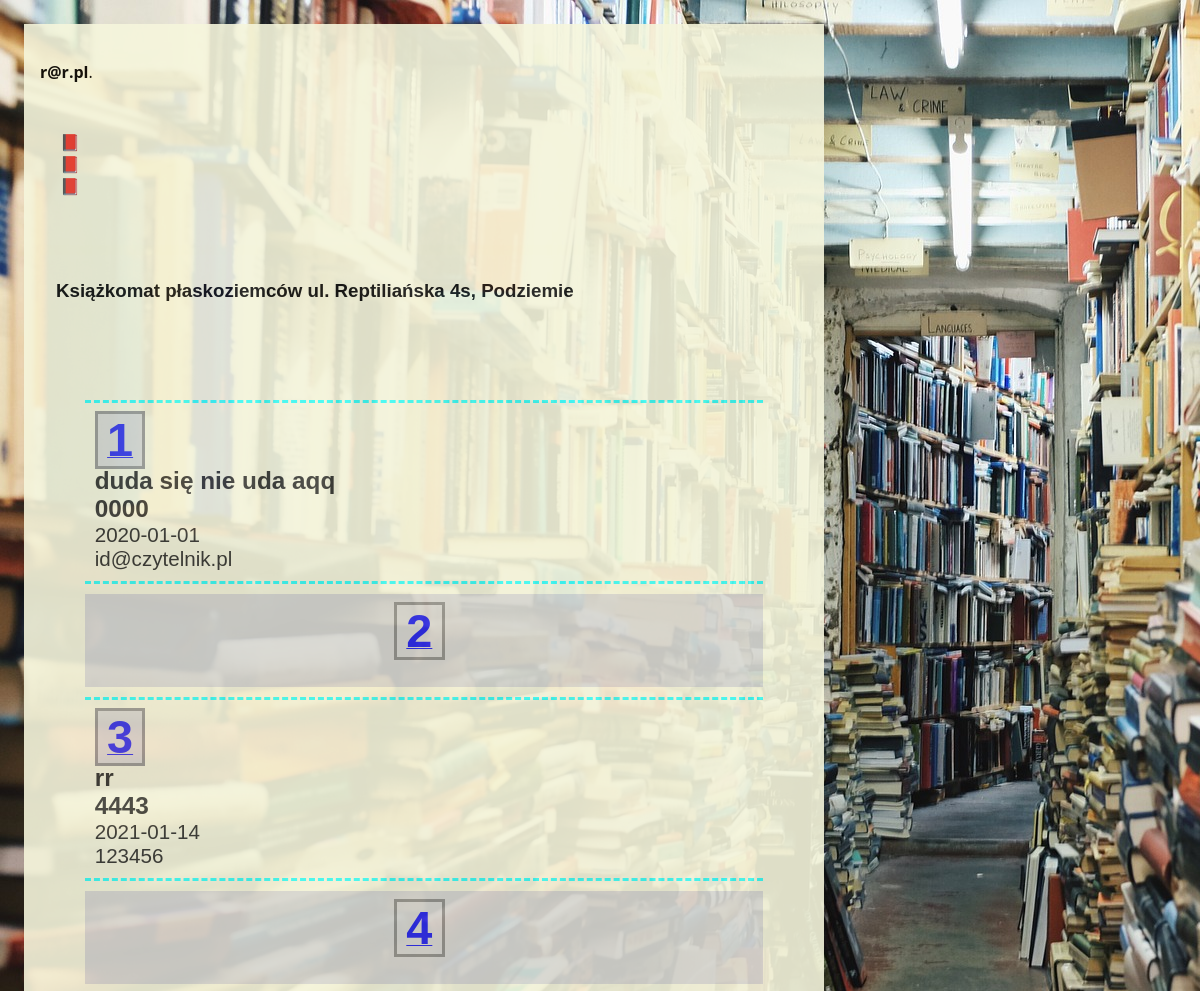
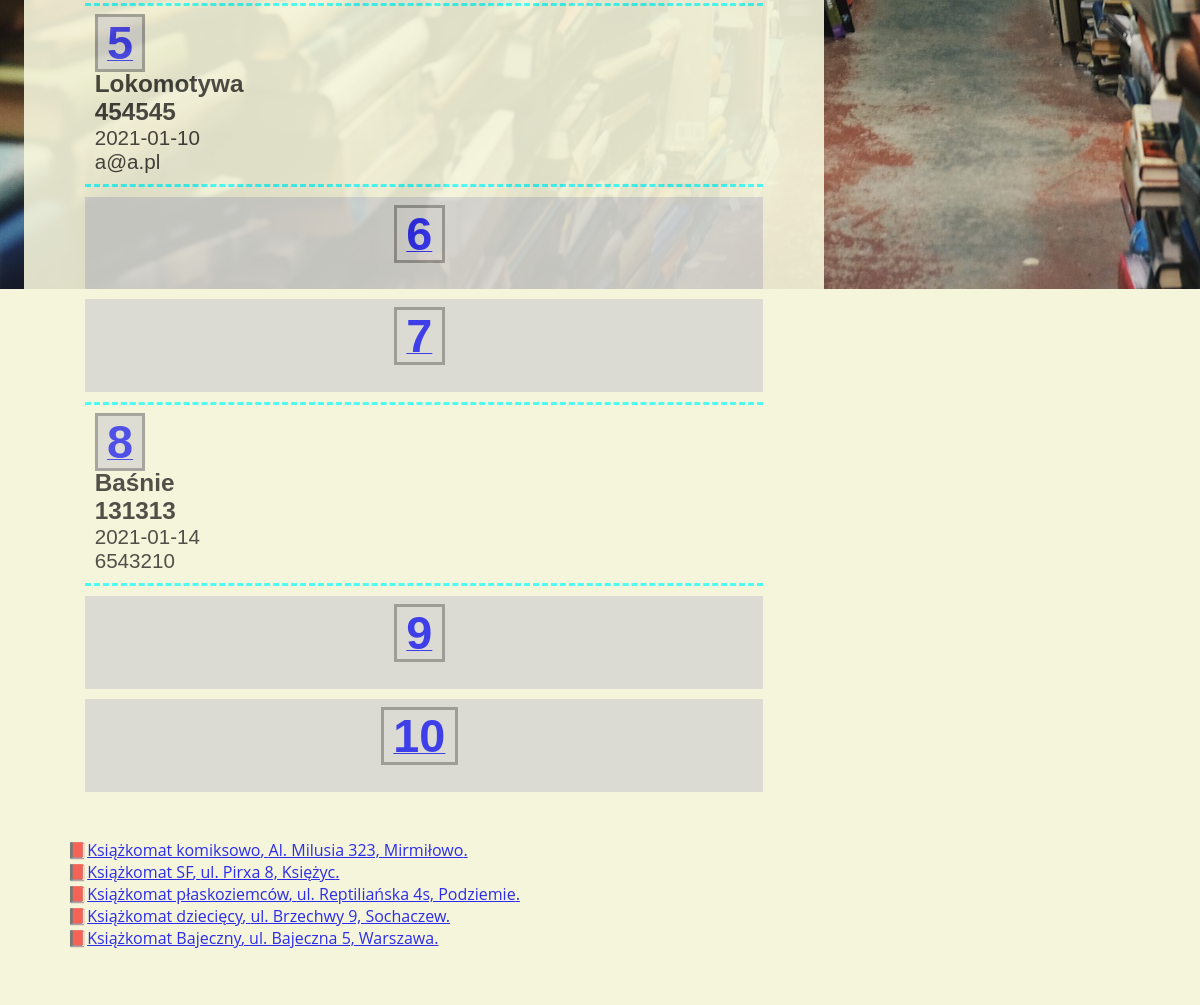
The app's page /machine.php?id=16 (signed in) with its own data (2 pictures, top to bottom).
### tables this page shows
CREATE TABLE "unit" (
    "unit_id" INTEGER PRIMARY KEY AUTOINCREMENT NOT NULL,
    "unit_name" TEXT,
    "unit_address" TEXT,
    "number_columns" INTEGER,
    "number_box" INTEGER
);

CREATE TABLE "user" (
    "id" INTEGER PRIMARY KEY AUTOINCREMENT NOT NULL,
    "date_insertion" DATETIME,
    "title" TEXT,
    "access_code" TEXT,
    "user_id" INTEGER,
    "box_nr" INTEGER,
    "unit_id" INTEGER
);

### machine.php (the view, shortened to what this page needs)
<?php
require 'config.php';
$db = new MyDB($dbfile);
$selected_unit = filter_input(INPUT_GET, 'id', FILTER_VALIDATE_INT);
$stm = $db->query("SELECT unit_id, unit_name, unit_address, number_box FROM unit");
while ($row = $stm->fetchArray(1)) {
    $unit_id = $row['unit_id'];
    $unit_name = $row['unit_name'];
    $unit_address = $row['unit_address'];
    $unit = "<li><a href=\"?id=$unit_id\">$unit_name, $unit_address.</a></li>";
    $all_units .= $unit;
}
function selected_machine($db, $selected_unit, $info)
{
    $unit_name = "";
    $unit_address = "";
    $number_box = "";
    $stm = $db->prepare("SELECT * from unit where unit_id = :unit_id");
    $stm->bindValue(':unit_id', $selected_unit);
    $score = $stm->execute();
    while ($row = $score->fetchArray(1)) {
        $unit_name = $row['unit_name'];
        $unit_address = $row['unit_address'];
        $number_columns = $row['number_columns'];
        $number_box = $row['number_box'];
    };
    $numbox = 1;
    $k = 1;
    $r = 0;
    $drawing_start = "\n<div  class=\"edycja\">\n";
    $drawing_body = "";
    while ($numbox <= $number_box) {
        $stm = $db->prepare("SELECT unit_name, unit_address from unit where unit_id = :unit_id");
        $stm->bindValue(':unit_id', $selected_unit);
        $score = $stm->execute();
        while ($row = $score->fetchArray(1)) {
            $unit_name = $row['unit_name'];
            $unit_address = $row['unit_address'];
        };
        $stm_box = $db->prepare("SELECT * from user where box_nr = :numbox and unit_id = :unit_id");
        $stm_box->bindValue(':numbox', $numbox);
        $stm_box->bindValue(':unit_id', $selected_unit);
        $score_box = $stm_box->execute();
        $date_insertion = "";
        $title = "";
        $access_code = "";
        $user_id = "";
        while ($row_box = $score_box->fetchArray(1)) {
            $date_insertion = $row_box['date_insertion'];
            $title = $row_box['title'];
            $access_code = $row_box['access_code'];
            $user_id = $row_box['user_id'];
        };
        $box_full = "";
        if (strlen($date_insertion) > 1) {
            $single_box = "<div class=\"machine-box pelna  \">
        <div class=\"\"><a href=\"edit-box.php?box=$numbox&id=$selected_unit\"><span class=\"box-number\">$numbox</span></a>
        $box_full</div><a href=\"edit-box.php?box=$numbox&id=$selected_unit\" class=\"decoration-none\">
        <div>" . $info['book_title'] . " <span class=\"main-data\">$title</span>
        </div>
        <div>" . $info['lockbox_code'] . " <span class=\"main-data\">$access_code</span></div>
        <div>" . $info['date_emptying'] . " <span class=\"highlighted-description\">$date_insertion</span></div>
        <div>" . $info['reader_id'] . " <span class=\"highlighted-description\">$user_id</span></div>
        </a>\n</div>";
        } else {
            $single_box = "<div class=\"grid-item pusta\">
        <div class=\"\"><a href=\"edit-box.php?box=$numbox&id=$selected_unit\"><span class=\"box-number\">$numbox</span></a>
        $box_full<p class=\"alert\"><a href=\"edit-box.php?box=$numbox&id=$selected_unit\">" . $info['box_empty'] . "</a></p>
        </div>\n</div>";
        }
        $drawing_body = $drawing_body . " $single_box  ";
        if ($k < $number_columns) {
            $k++;
            $r++;
        } else {
            $k = 1;
            $drawing_body = $drawing_body . "";
        }
        $numbox++;
    }
    $drawing_stop = "</div>\n";
    $drawing_selected_machine = $drawing_start . $drawing_body . $drawing_stop;
    $unit_info = array($drawing_selected_machine, $unit_name, $unit_address);
    return $unit_info;
}
$unit_info = selected_machine($db, $selected_unit, $info);
$select_machine = $unit_info[1] . " " . $unit_info[2];
$all_units_after = "";
if (is_int($selected_unit)) {
    $unit_template = $unit_info[0];
    $all_units_after = $all_units;
} else {
    $select_machine = $info['select_machine'];
    $unit_template = "";
    $select_machine_after = "";
}
echo $page_head . "\n\t\t<title>" . $info['machine_title']; ?></title>
</head>
<body>
    <?php
    if (isset($_SESSION["name"])) {
    ?>
        <header class="page-header">
            <?php echo $info['admin_login_info'] . " <b>" . $_SESSION['name']; ?></b>.<br>
        </header>
        <nav>
            <ul>
                <li><?php echo $info['admin_logout']; ?></li>
                <li><?php echo $info['admin_page']; ?></li>
                <li><?php echo $info['machine_page']; ?></li>
            </ul>
        </nav>
        <main role="main">
            <section>
                <h3 class=""><?php echo $select_machine; ?></h3>
            </section>
            <section>
                <h3 class=""><?php echo $unit_template;  ?></h3>
                <?php echo $all_units_after; ?>
            </section>
        </main>
    <?php
    } else {
        echo '<header class="page-header">
        <h1>' . $info["machine_message"] . '</h1>
        <h2><a href="login.php">' . $info["login_first"] . '</a></h2>
    </header>';
    }
    ?>
</body>
</html>

### css/style.css (style rules this page uses)
.grid-item { padding: 10px; margin: 10px; text-align: center; }
.pelna { background-color: beige; opacity: 0.9; color: black; }
.pusta { background: lightgray; color: black; }
.main-data { font-weight: bold; font-size: 1.3em; }
.highlighted-description { font-weight: normal; font-size: 1.1em; color: #000; }
.box-number { font-size: 2.5em; font-weight: bold; border-color: gray; background-color: lightgray; border-style: solid; margin-right: .2em; padding-left: 0.2em; padding-right: .2em; }
.machine-box { padding: 10px; margin: 10px; border-bottom: aqua; border-top: aqua; border-top-style: dashed; border-bottom-style: dashed; }
.decoration-none { text-decoration: none; color: black; }
.edycja { background-color: beige; opacity: 0.9; color: black; padding: 1em; margin-bottom: 1em; }
body { padding: 1em; background-image: url('../img/books-768426_1920.jpg'); background-repeat: no-repeat; background-attachment: fixed; background-color: beige; max-width: 800px; font-family: 'Open Sans', sans-serif; }
header { background-color: beige; opacity: 0.9; padding: 1em; }
main { background-color: beige; opacity: 0.9; padding: 1em; }
section { background-color: beige; opacity: 0.9; padding: 1em; }
nav { background-color: beige; opacity: 0.9; padding: 1em; }
h1, h2, h3 { font-family: 'Jost', sans-serif; }
li { list-style: "📕"; padding-left: 0.7em; }

### records on screen
unit: select_machine "Książkomat płaskoziemców ul. Reptiliańska 4s, Podziemie", unit_name "Książkomat płaskoziemców", unit_address "ul. Reptiliańska 4s, Podziemie"
user: title "duda się nie uda aqq", access_code "0000", date_insertion "2020-01-01", user "id@czytelnik.pl"
user: title "rr", access_code "4443", date_insertion "2021-01-14", user "123456"
user: title "Lokomotywa", access_code "454545", date_insertion "2021-01-10", user "a@a.pl"
user: title "Baśnie", access_code "131313", date_insertion "2021-01-14", user "6543210"
unit: unit_name "Książkomat komiksowo", unit_address "Al. Milusia 323, Mirmiłowo"
unit: unit_name "Książkomat SF", unit_address "ul. Pirxa 8, Księżyc"
unit: unit_name "Książkomat dziecięcy", unit_address "ul. Brzechwy 9, Sochaczew"
unit: unit_name "Książkomat Bajeczny", unit_address "ul. Bajeczna 5, Warszawa"

### other values on screen
$_SESSION['name'] "r@r.pl"
